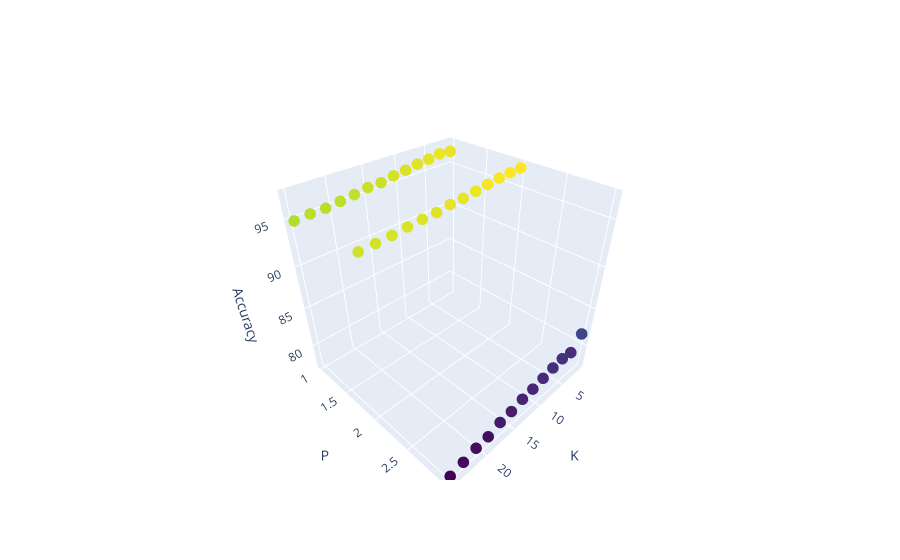

Notebook source saved alongside this figure:
### Markdown cell above
##### Hover on points to see the values

### Code cell
# Hover on points to see the values
import plotly.graph_objects as go

# Assuming 'df' is your DataFrame
X = np.array(df.index)
Y = np.array(df.columns)
X, Y = np.meshgrid(Y, X)

Z = df.values

# Flatten the arrays for scatter plot
X = X.flatten()
Y = Y.flatten()
Z = Z.flatten()

fig = go.Figure(data=[go.Scatter3d(x=X, y=Y, z=Z, mode='markers', 
                                   marker=dict(size=4, color=Z, colorscale='Viridis'), 
                                   hovertemplate='Index: %{x}<br>Column: %{y}<br>Data: %{z}<extra></extra>')])

fig.update_layout(scene = dict(
                    xaxis_title='K',
                    yaxis_title='P',
                    zaxis_title='Accuracy'))
fig.show()

### Figure 1 — Plotly figure (JSON) as saved in the notebook; plotly's stock layout.template omitted (floating-point values rounded to 4 significant figures)
{"data": [{"hovertemplate": "Index: %{x}<br>Column: %{y}<br>Data: %{z}<extra></extra>", "marker": {"color": [96.5, 96.61, 96.42, 96.3, 96.07, 95.91, 95.64, 95.61, 95.37, 95.19, 95.03, 95, 94.88, 97.16, 97.12, 97.04, 96.88, 96.69, 96.53, 96.46, 96.25, 96.19, 96.08, 95.92, 95.84, 95.78, 81.67, 80.08, 80.3, 80.12, 79.84, 79.54, 79.4, 79, 78.86, 78.3, 78.21, 77.83, 77.52], "colorscale": [[0, "#440154"], [0.1111, "#482878"], [0.2222, "#3e4989"], [0.3333, "#31688e"], [0.4444, "#26828e"], [0.5556, "#1f9e89"], [0.6667, "#35b779"], [0.7778, "#6ece58"], [0.8889, "#b5de2b"], [1, "#fde725"]], "size": 4}, "mode": "markers", "type": "scatter3d", "x": [1, 3, 5, 7, 9, 11, 13, 15, 17, 19, 21, 23, 25, 1, 3, 5, 7, 9, 11, 13, 15, 17, 19, 21, 23, 25, 1, 3, 5, 7, 9, 11, 13, 15, 17, 19, 21, 23, 25], "y": [1, 1, 1, 1, 1, 1, 1, 1, 1, 1, 1, 1, 1, 2, 2, 2, 2, 2, 2, 2, 2, 2, 2, 2, 2, 2, 3, 3, 3, 3, 3, 3, 3, 3, 3, 3, 3, 3, 3], "z": [96.5, 96.61, 96.42, 96.3, 96.07, 95.91, 95.64, 95.61, 95.37, 95.19, 95.03, 95, 94.88, 97.16, 97.12, 97.04, 96.88, 96.69, 96.53, 96.46, 96.25, 96.19, 96.08, 95.92, 95.84, 95.78, 81.67, 80.08, 80.3, 80.12, 79.84, 79.54, 79.4, 79, 78.86, 78.3, 78.21, 77.83, 77.52]}], "layout": {"scene": {"xaxis": {"title": {"text": "K"}}, "yaxis": {"title": {"text": "P"}}, "zaxis": {"title": {"text": "Accuracy"}}}}}
